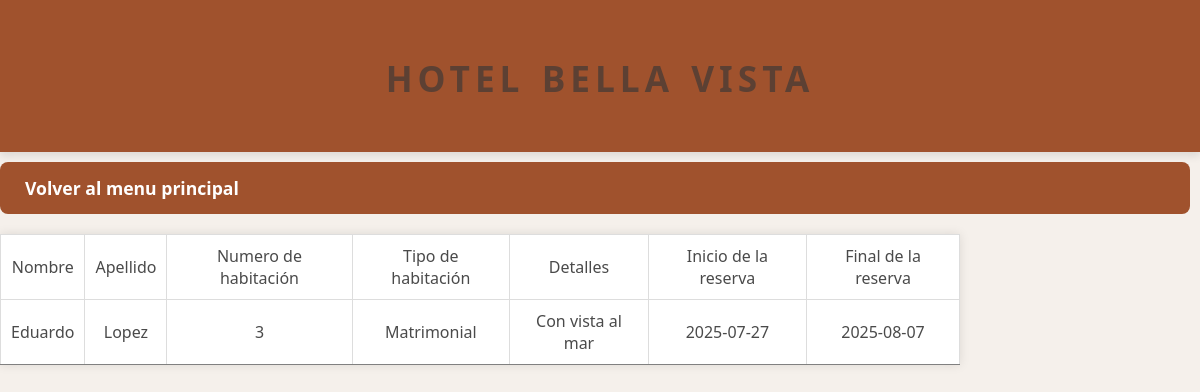
Screenshot of /Read/todasLasReservas.php with the database file from the repository.
### tables this page shows
CREATE TABLE `reserves` (
  `id` int(11) NOT NULL,
  `fechaInicio` date NOT NULL,
  `fechaFinal` date NOT NULL,
  `total` int(11) NOT NULL,
  `iduser` int(11) NOT NULL,
  `idroom` int(11) NOT NULL
);

CREATE TABLE `users` (
  `id` int(11) NOT NULL,
  `name` varchar(15) NOT NULL,
  `lastName` varchar(15) NOT NULL,
  `dni` varchar(10) NOT NULL,
  `telephone` int(11) NOT NULL,
  `email` varchar(30) NOT NULL,
  `pass` varchar(10) NOT NULL,
  `type` varchar(13) NOT NULL
);

CREATE TABLE `rooms` (
  `id` int(11) NOT NULL,
  `number` int(11) NOT NULL,
  `type` varchar(20) NOT NULL,
  `features` varchar(50) NOT NULL
);

### Read/todasLasReservas.php (the view, shortened to what this page needs)
<html>
	<head>
    <link rel='stylesheet' type='text/css' media='screen' href='../style.css'>
    </head>
    <body>
    <header>
    <h3 class="inicio">HOTEL BELLA VISTA</h3>
     </header>
	<table border=1 width=30% class="table">
	<tr>
		  <td><center>Nombre</center></td>
		  <td><center>Apellido</center></td>
		  <td><center>Numero de habitación</center></td>
          <td><center>Tipo de habitación</center></td>
          <td><center>Detalles</center></td>
          <td><center>Inicio de la reserva</center></td>
          <td><center>Final de la reserva</center></td>
	</tr>
</body>
</html>
<?php
	include_once("C:/xampp/htdocs/Final(Edi-II)/Conexion/conexion.php");
	$consulta = mysqli_query($link,"  SELECT
        R.id AS reserva_id,
        U.name AS nombre_usuario,
        U.lastName AS apellido_usuario,
        RO.number AS numero_habitacion,
        RO.type AS tipo,
        RO.features AS detalles,
        R.fechaInicio,
        R.fechaFinal
    FROM
        reserves AS R
    INNER JOIN
        users AS U ON R.iduser = U.id
    INNER JOIN
        rooms AS RO ON R.idroom = RO.id
    ORDER BY
        R.fechaInicio DESC;");
	while ($fila=mysqli_fetch_array($consulta))
	{
		echo "<tr>
			  <td><center>$fila[1]</center></td>
			  <td><center>$fila[2]</center></td>
			  <td><center>$fila[3]</center></td>
              <td><center>$fila[4]</center></td>
              <td><center>$fila[5]</center></td>
              <td><center>$fila[6]</center></td>
              <td><center>$fila[7]</center></td>
              <tr>";
    }
    echo"<a href='../paneladminitrador.html' class='button'>Volver al menu principal</a>";
?>

### style.css (style rules this page uses)
body { font-family: 'Segoe UI', Tahoma, Geneva, Verdana, sans-serif; margin: 0; padding: 0; background-color: #f5f0eb; color: #4A4A4A; line-height: 1.6; display: flex; flex-direction: column; min-height: 100vh; }
.inicio { text-align: center; font-weight: 700; font-size: 2.2em; letter-spacing: 5px; word-spacing: 3px; margin-bottom: 30px; color: #5C4033; }
header { background-color: #A0522D; padding: 15px 0; box-shadow: 0 4px 8px rgba(0, 0, 0, 0.1); text-align: center; width: 100%; }
.button, .a { background-color: #A0522D; color: white; padding: 12px 25px; border: none; border-radius: 8px; cursor: pointer; font-size: 1.1em; font-weight: 600; text-decoration: none; display: inline-block; margin: 10px 10px 0 0; transition: background-color 0.3s ease, transform 0.2s ease; }
.table { width: 80%; border-collapse: collapse; margin-top: 20px; background-color: #fff; box-shadow: 0 0 10px rgba(0,0,0,0.1); }
th, td { border: 1px solid #ddd; padding: 10px; text-align: center; }

### rows the page displays
reserves: iduser.name "Eduardo", iduser.lastName "Lopez", idroom.number "3", idroom.type "Matrimonial", idroom.features "Con vista al mar", fechaInicio "2025-07-27", fechaFinal "2025-08-07"
